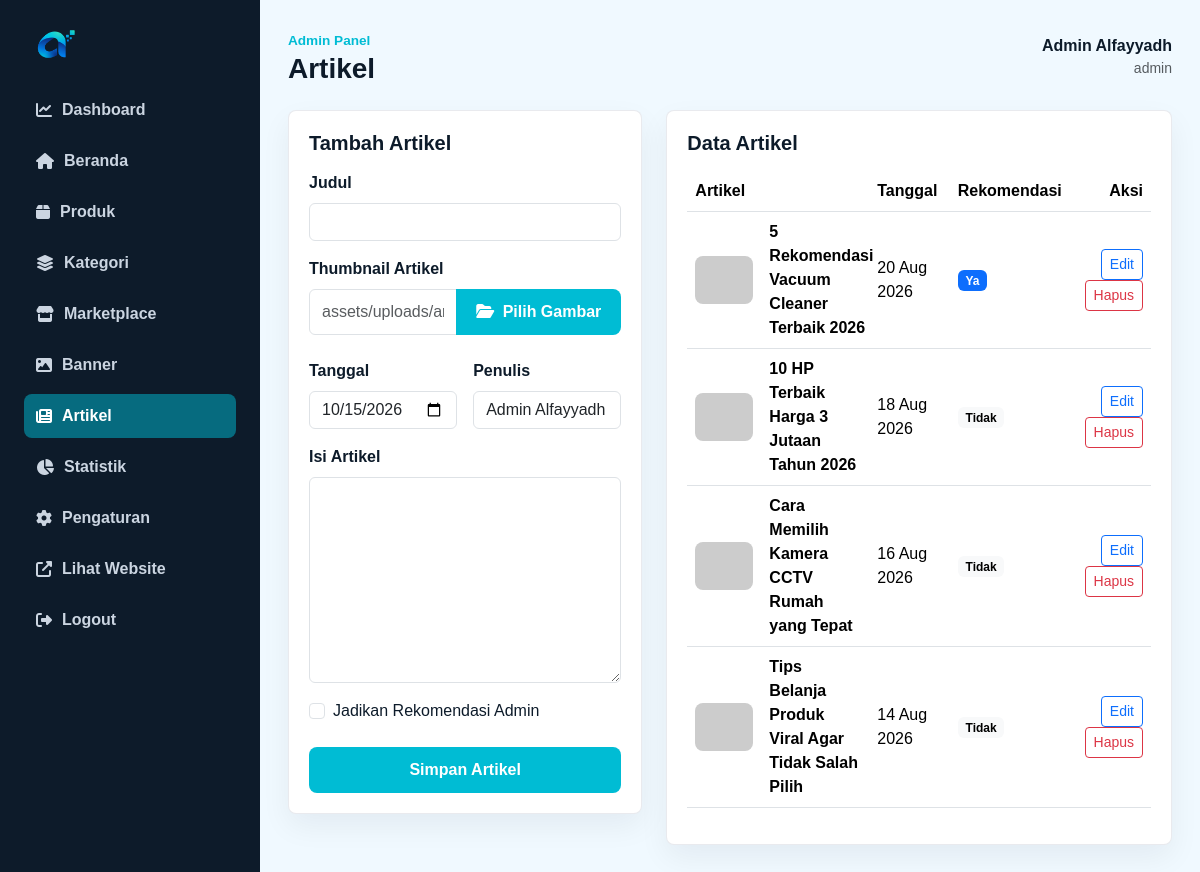
/admin/articles.php (signed in), run on the app's committed database.
### tables this page shows
CREATE TABLE articles (
    id INT AUTO_INCREMENT PRIMARY KEY,
    judul VARCHAR(180) NOT NULL,
    gambar VARCHAR(255) NULL,
    isi TEXT NOT NULL,
    tanggal DATE NOT NULL,
    penulis VARCHAR(100) NOT NULL DEFAULT 'Admin Alfayyadh',
    is_rekomendasi TINYINT(1) NOT NULL DEFAULT 0
);

### includes/config.php (called while the page is built, shortened)
<?php
function app_url($path = '') {
    return BASE_URL . ltrim($path, '/');
}

### includes/functions.php (called while the page is built, shortened)
<?php
require_once __DIR__ . '/db.php';
function e($value)
{
    return htmlspecialchars((string) $value, ENT_QUOTES, 'UTF-8');
}
function fetch_all($sql, $params = [])
{
    $stmt = db()->prepare($sql);
    $stmt->execute($params);
    return $stmt->fetchAll();
}
function product_image($src)
{
    if ($src) {
        if (preg_match('/^https?:\/\//i', $src) || strpos($src, '/') === 0) {
            return $src;
        }
        return app_url($src);
    }
    return 'https://placehold.co/640x640/f5f7fb/111827?text=Alfayyadh.ID';
}
function site_logo()
{
    $logoPath = 'assets/uploads/logo/ALFAYYADH.png';
    return app_url($logoPath);
}
function current_admin()
{
    return isset($_SESSION['admin_user']) ? $_SESSION['admin_user'] : null;
}
    ?>

### admin/includes/auth.php (called while the page is built, shortened)
<?php
require_once __DIR__ . '/../../includes/functions.php';
function admin_active($file)
{
    return basename($_SERVER['SCRIPT_NAME']) === $file ? 'active' : '';
}

### includes/db.php (called while the page is built, shortened)
<?php
require_once __DIR__ . '/config.php';
function db()
{
    static $pdo = null;
    $dsn = 'mysql:host=' . DB_HOST . ';dbname=' . DB_NAME . ';charset=' . DB_CHARSET;
    try {
        $pdo = new PDO($dsn, DB_USER, DB_PASS, [
            PDO::ATTR_ERRMODE => PDO::ERRMODE_EXCEPTION,
            PDO::ATTR_DEFAULT_FETCH_MODE => PDO::FETCH_ASSOC,
            PDO::ATTR_EMULATE_PREPARES => false,
        ]);
    } catch (PDOException $exception) {
        http_response_code(500);
        echo '<!doctype html><html lang="id"><head><meta charset="utf-8">';
        echo '<title>Koneksi database gagal</title>';
        echo '<link href="https://cdn.jsdelivr.net/npm/bootstrap@5.3.3/dist/css/bootstrap.min.css" rel="stylesheet">';
        echo '</head><body class="bg-light"><main class="container py-5">';
        echo '<div class="alert alert-danger shadow-sm"><h1 class="h4">Koneksi database gagal</h1>';
        echo '<p>Pastikan database <strong>alfayyadh_db</strong> sudah dibuat dan file SQL sudah di-import melalui phpMyAdmin.</p>';
        echo '<p class="mb-0 small text-muted">Detail: ' . htmlspecialchars($exception->getMessage(), ENT_QUOTES, 'UTF-8') . '</p></div>';
        echo '</main></body></html>';
        exit;
    }
    return $pdo;
}

### admin/articles.php (the view, shortened to what this page needs)
<?php
require_once __DIR__ . '/includes/auth.php';
$adminPageTitle = 'Artikel';
$editId = isset($_GET['id']) ? (int) $_GET['id'] : 0;
$edit = $editId > 0 ? fetch_one('SELECT * FROM articles WHERE id = ?', [$editId]) : null;
$articles = fetch_all('SELECT * FROM articles ORDER BY tanggal DESC');
require_once __DIR__ . '/includes/header.php';
?>
<div class="row g-4">
    <div class="col-xl-5">
        <form class="admin-card" method="post">
            <h2 class="h5 fw-bold mb-3"><?= $edit ? 'Edit Artikel' : 'Tambah Artikel' ?></h2>
            <div class="mb-3">
                <label class="form-label fw-bold" for="judul">Judul</label>
                <input id="judul" class="form-control" name="judul" value="<?= e($edit ? $edit['judul'] : '') ?>" required>
            </div>
            <div class="mb-3">
                <label class="form-label fw-bold" for="gambar">Thumbnail Artikel</label>
                <?php require_once __DIR__ . '/includes/media-field.php'; echo media_field('gambar','gambar', $edit ? $edit['gambar'] : '', 'articles', 'assets/uploads/articles/thumb.jpg'); ?>
            </div>
            <div class="row g-3">
                <div class="col-md-6">
                    <label class="form-label fw-bold" for="tanggal">Tanggal</label>
                    <input id="tanggal" class="form-control" type="date" name="tanggal" value="<?= e($edit ? $edit['tanggal'] : date('Y-m-d')) ?>" required>
                </div>
                <div class="col-md-6">
                    <label class="form-label fw-bold" for="penulis">Penulis</label>
                    <input id="penulis" class="form-control" name="penulis" value="<?= e($edit ? $edit['penulis'] : 'Admin Alfayyadh') ?>" required>
                </div>
            </div>
            <div class="mb-3 mt-3">
                <label class="form-label fw-bold" for="isi">Isi Artikel</label>
                <textarea id="isi" class="form-control" name="isi" rows="8" required><?= e($edit ? $edit['isi'] : '') ?></textarea>
            </div>
            <div class="form-check mb-4">
                <input class="form-check-input" type="checkbox" name="is_rekomendasi" id="is_rekomendasi" <?= $edit && (int) $edit['is_rekomendasi'] === 1 ? 'checked' : '' ?>>
                <label class="form-check-label" for="is_rekomendasi">Jadikan Rekomendasi Admin</label>
            </div>
            <button class="btn btn-affiliate w-100" type="submit">Simpan Artikel</button>
        </form>
    </div>
    <div class="col-xl-7">
        <div class="admin-card">
            <h2 class="h5 fw-bold mb-3">Data Artikel</h2>
            <div class="table-responsive">
                <table class="table align-middle admin-table">
                    <thead><tr><th>Artikel</th><th>Tanggal</th><th>Rekomendasi</th><th class="text-end">Aksi</th></tr></thead>
                    <tbody>
                        <?php foreach ($articles as $article) : ?>
                            <tr>
                                <td>
                                    <div class="d-flex align-items-center gap-3">
                                        <img src="<?= e(product_image($article['gambar'])) ?>" alt="<?= e($article['judul']) ?>">
                                        <strong><?= e($article['judul']) ?></strong>
                                    </div>
                                </td>
                                <td><?= date('d M Y', strtotime($article['tanggal'])) ?></td>
                                <td><?= (int) $article['is_rekomendasi'] === 1 ? '<span class="badge text-bg-primary">Ya</span>' : '<span class="badge text-bg-light">Tidak</span>' ?></td>
                                <td class="text-end">
                                    <a class="btn btn-sm btn-outline-primary" href="<?= e(app_url('admin/articles.php?id=' . (int) $article['id'])) ?>">Edit</a>
                                    <a class="btn btn-sm btn-outline-danger" data-confirm="Hapus artikel ini?" href="<?= e(app_url('admin/articles.php?delete=' . (int) $article['id'])) ?>">Hapus</a>
                                </td>
                            </tr>
                        <?php endforeach; ?>
                    </tbody>
                </table>
            </div>
        </div>
    </div>
</div>
<?php require_once __DIR__ . '/includes/footer.php'; ?>

### admin/includes/header.php (shortened to what this page needs)
<?php
require_once __DIR__ . '/auth.php';
$admin = current_admin();
$adminTitle = isset($adminPageTitle) ? $adminPageTitle : 'Dashboard';
?>
<!doctype html>
<html lang="id">
<head>
    <link href="https://cdn.jsdelivr.net/npm/bootstrap@5.3.3/dist/css/bootstrap.min.css" rel="stylesheet">
    <link href="https://cdnjs.cloudflare.com/ajax/libs/font-awesome/6.5.2/css/all.min.css" rel="stylesheet">
    <link href="<?= e(app_url('assets/css/style.css')) ?>" rel="stylesheet">
</head>
<body class="admin-body">
<div class="admin-shell">
    <aside class="admin-sidebar">
        <a class="brand-mark" href="<?= e(app_url('admin/dashboard.php')) ?>">
            <img src="<?= e(site_logo()) ?>" alt="Alfayyadh.ID" class="brand-logo" style="height: 40px; width: auto;">
        </a>
        <nav class="admin-menu">
            <a class="<?= admin_active('dashboard.php') ?>" href="<?= e(app_url('admin/dashboard.php')) ?>"><i class="fa-solid fa-chart-line"></i> Dashboard</a>
            <a class="<?= admin_active('beranda.php') ?>" href="<?= e(app_url('admin/beranda.php')) ?>"><i class="fa-solid fa-house"></i> Beranda</a>
            <a class="<?= admin_active('products.php') ?>" href="<?= e(app_url('admin/products.php')) ?>"><i class="fa-solid fa-box"></i> Produk</a>
            <a class="<?= admin_active('categories.php') ?>" href="<?= e(app_url('admin/categories.php')) ?>"><i class="fa-solid fa-layer-group"></i> Kategori</a>
            <a class="<?= admin_active('marketplaces.php') ?>" href="<?= e(app_url('admin/marketplaces.php')) ?>"><i class="fa-solid fa-store"></i> Marketplace</a>
            <a class="<?= admin_active('banners.php') ?>" href="<?= e(app_url('admin/banners.php')) ?>"><i class="fa-solid fa-image"></i> Banner</a>
            <a class="<?= admin_active('articles.php') ?>" href="<?= e(app_url('admin/articles.php')) ?>"><i class="fa-solid fa-newspaper"></i> Artikel</a>
            <a class="<?= admin_active('statistics.php') ?>" href="<?= e(app_url('admin/statistics.php')) ?>"><i class="fa-solid fa-chart-pie"></i> Statistik</a>
            <a class="<?= admin_active('settings.php') ?>" href="<?= e(app_url('admin/settings.php')) ?>"><i class="fa-solid fa-gear"></i> Pengaturan</a>
            <a href="<?= e(app_url()) ?>" target="_blank"><i class="fa-solid fa-up-right-from-square"></i> Lihat Website</a>
            <a href="<?= e(app_url('admin/logout.php')) ?>"><i class="fa-solid fa-right-from-bracket"></i> Logout</a>
        </nav>
    </aside>
    <main class="admin-main">
        <div class="admin-topbar">
            <div>
                <span class="section-kicker">Admin Panel</span>
                <h1 class="h3 fw-black mb-0"><?= e($adminTitle) ?></h1>
            </div>
            <div class="text-end">
                <strong><?= e($admin['nama']) ?></strong>
                <div class="text-muted small"><?= e($admin['role']) ?></div>
            </div>
        </div>

### assets/css/style.css (style rules this page uses)
:root { --primary: #00bcd4; --primary-dark: #0097a7; --primary-light: #b2ebf2; --primary-rgb: 0, 188, 212; --secondary: #006994; --secondary-dark: #004d6b; --secondary-light: #e0f7fa; --accent: #00e5ff; --accent-dark: #00b8d4; --success: #10b981; --warning: #f59e0b; --danger: #ef4444; --info: #06b6d4; --ink: #0d1b2a; --muted: #64748b; --line: #e2e8f0; --surface: #ffffff; --soft: #f0f9ff; --shadow: 0 16px 40px rgba(13, 27, 42, 0.08); --shadow-glow: 0 0 32px rgba(0, 188, 212, 0.2); }
* { box-sizing: border-box; }
body { margin: 0; background: #f7f8fb; color: var(--ink); font-family: Arial, Helvetica, sans-serif; }
a { color: inherit; text-decoration: none; }
img { max-width: 100%; display: block; }
.brand-mark, .footer-brand { color: var(--primary); font-weight: 800; letter-spacing: 0; }
.eyebrow, .section-kicker { display: inline-flex; align-items: center; gap: 8px; color: var(--primary); font-size: 0.85rem; font-weight: 800; }
.btn-hero, .btn-affiliate { border: 0; border-radius: 8px; background: var(--primary); color: #fff; font-weight: 800; padding: 11px 20px; }
.fw-black { font-weight: 900; }
.product-card, .category-tile, .viral-card, .article-card, .filter-panel, .detail-panel, .compare-card, .admin-card { position: relative; border: 1px solid rgba(229, 231, 235, 0.85); border-radius: 8px; background: var(--surface); box-shadow: 0 12px 30px rgba(17, 24, 39, 0.06); }
.admin-body { min-height: 100vh; background: var(--soft); }
.admin-shell { display: grid; grid-template-columns: 260px 1fr; min-height: 100vh; }
.admin-sidebar { padding: 24px; color: #d1d5db; background: #0d1b2a; }
.admin-sidebar .brand-mark { display: inline-flex; margin-bottom: 24px; }
.admin-menu { display: grid; gap: 7px; }
.admin-menu a { display: flex; align-items: center; gap: 10px; border-radius: 8px; padding: 10px 12px; color: #cbd5e1; font-weight: 700; }
.admin-menu a:hover, .admin-menu a.active { color: #fff; background: rgba(0, 188, 212, 0.5); }
.admin-main { padding: 28px; }
.admin-topbar { display: flex; justify-content: space-between; gap: 16px; align-items: center; margin-bottom: 24px; }
.admin-card { padding: 20px; }
.admin-table img { width: 58px; height: 48px; object-fit: cover; border-radius: 8px; }

### data on the page
articles: penulis "Admin Alfayyadh", judul "5 Rekomendasi Vacuum Cleaner Terbaik 2026", tanggal "20 Aug 2026", is_rekomendasi "Ya"
articles: judul "10 HP Terbaik Harga 3 Jutaan Tahun 2026", tanggal "18 Aug 2026", is_rekomendasi "Tidak"
articles: judul "Cara Memilih Kamera CCTV Rumah yang Tepat", tanggal "16 Aug 2026", is_rekomendasi "Tidak"
articles: judul "Tips Belanja Produk Viral Agar Tidak Salah Pilih", tanggal "14 Aug 2026", is_rekomendasi "Tidak"

### other printed values
$adminTitle "Artikel"
$admin['role'] "admin"
